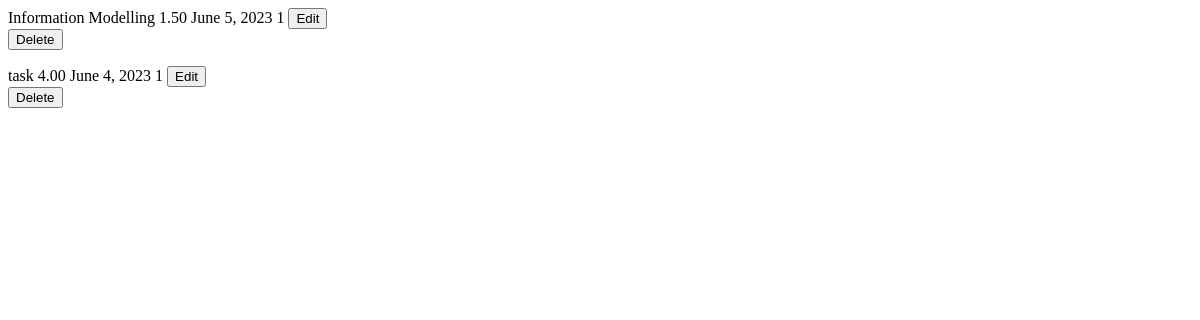
The app's page /task, older data.
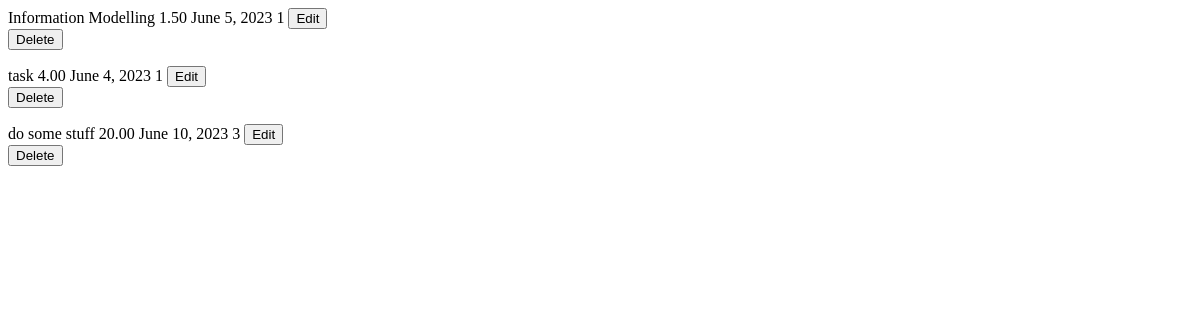
The same page, newer data.
### playground/models.py (models this page shows)
class Task (models.Model):
    name = models.CharField(max_length=50)
    expected_time = models.DecimalField(decimal_places=2, max_digits=4)
    date = models.DateField()
    importancy_level = models.PositiveSmallIntegerField(choices=(
        (1,"Low"),
        (2,"Middle"),
        (3,"High"),
    ))

### playground/views.py (the view)
# urls.py: path('task', views.task_list, name='task_list'),#Task
def task_list(request):
    return render(request, 'task_list.html', {
        'task_list': Task.objects.all(),  # Update the key to 'task_list'
    })

### playground/templates/task_list.html (shortened to what this page needs)
{% for task in task_list %}
<tr id="task-{{ task.pk }}" class="task-row">
  <td>{{ task.name }}</td>
  <td>{{ task.expected_time }}</td>
  <td>{{ task.date }}</td>
  <td>{{ task.importancy_level }}</td>
  <td>
    <button class="btn btn-primary btn-sm" hx-get="{% url 'edit_task' pk=task.pk %}" hx-target="#dialog">Edit</button>
  </td>
  <td>
    <form hx-post="{% url 'remove_task' pk=task.id %}" hx-swap="outerHTML" hx-target="#task-{{ task.id }}">
        <button type="submit" class="btn btn-danger btn-sm">Delete</button>
    </form>
</td>
</tr>
{% endfor %}

Row changes from the older to the newer data that the page shows:
added Task: name "do some stuff", expected_time "20.00", date "June 10, 2023", importancy_level "3"
